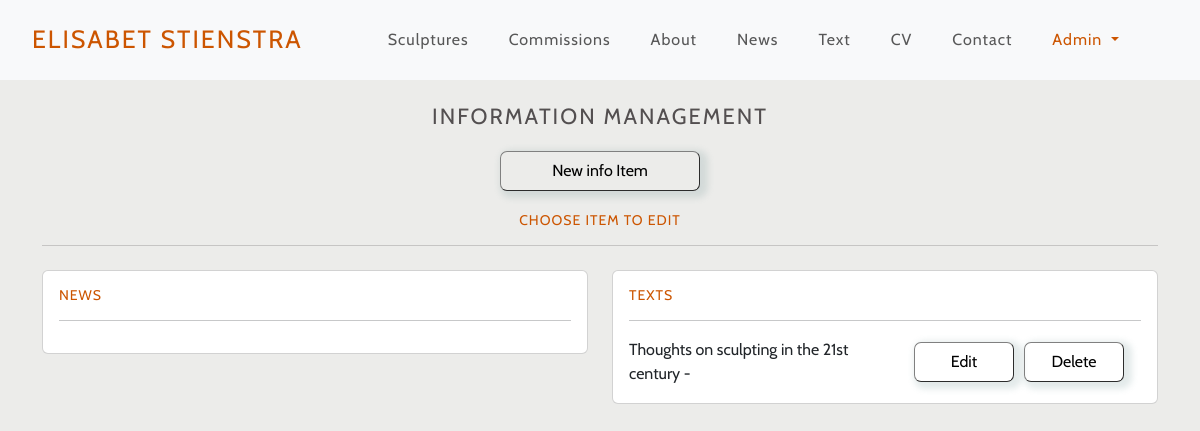
The app's page /info/info-management/ (signed in) with its own data.
### info/models.py (models this page shows, shortened)
class Category(models.Model):
    class Meta:
        verbose_name_plural = 'Categories'
    name = models.CharField(max_length=60)
    friendly_name = models.CharField(max_length=60)

class Info(models.Model):
    category = models.ForeignKey(
        Category,
        on_delete=models.PROTECT)
    title = models.CharField(max_length=254)
    date = models.DateField(verbose_name ='date, format dd-mm-yyyy')
    description = RichTextField()
    image = models.ImageField(null=True, blank=True)
    url = models.CharField(null=True, blank=True, max_length=700)
    hide = models.BooleanField(default=False)
    class Meta:
        ordering = ('-date', )

### info/views.py (the view)
# urls.py: path('info-management/', views.info_management,
@login_required
def info_management(request):
    if not request.user.is_superuser:
        sweetify.toast(request, 'Only an Admin can access this page', icon="error", timer=2000,
                            timerProgressBar=True)
        return redirect(reverse('about'))
    category = Category.objects.all()
    items = Info.objects.all()
    context = {
        'category': category,
        'items': items,
    }
    return render(request, "info/info_management.html", context)

### info/templates/info/info_management.html
{% extends "base.html" %}
{% load static %}
{% block content %}
<h1 class="pt-4 pb-2">Information Management</h1>
<section class="text-center">
    <a href="{% url 'add_info' %}"><button class="button-xl">New info Item</button></a>
</section>
<section>
    <div class="container container-fluid">
        <h2 class="pt-3">Choose item to edit</h2>
        <hr>
        <div class="row">
            {% for c in category %}
            <div class="col-12 col-lg-6 my-2">
                <div class="card">
                    <div class="card-body">
                        <h3>{{ c.friendly_name }}</h3>
                        <hr>
                        <div>
                            {% for i in items %}
                                {% if i.category == c %}
                                <div class="row {% if i.hide %} hidden {% endif %}">
                                    <div class="col-6 m-auto">
                                        <a href="{% url 'edit_info' i.id %}"><p>{{ i.title }} - {{ i.date |date:"Y" }}</p></a>
                                    </div>
                                    <div class="col text-center g-0">
                                        <a href="{% url 'edit_info' i.id %}"><button>Edit</button></a><a data-bs-toggle="modal" data-bs-target="#modal-delete" data-bs-link="{% url 'delete_info' i.id %}"><button>Delete</button></a>
                                    </div>
                                </div>
                                {% endif %}
                          {% endfor %}
                        </div>
                    </div>
                </div>
            </div>
            {% endfor %}
        </div>
    </div>
</section>
{% endblock %}

### static/css/base.css (style rules this page uses)
body { font-family: 'Cabin', sans-serif; background-color: #ECECEA; color: #534F50; overflow-x: hidden; }
h1 { font-weight: 100; font-size: 16px; text-transform: uppercase; letter-spacing: 1px; text-align: center; }
h2 { font-weight: 100; font-size: 14px; text-transform: uppercase; letter-spacing: 1px; color: #CC5500; text-align: center; }
h3 { font-weight: 100; font-size: 14px; text-transform: uppercase; letter-spacing: 1px; text-align: start; color: #CC5500; }
p { margin-top: auto; margin-bottom: auto; text-align: left; }
button { color: black; background-color: transparent; width: 60px; height: 40px; margin: 5px; text-decoration: none; box-shadow: 4px 3px 6px 4px rgba(117,151,152, .2); border-width: 1px; border-radius: 7px; border-color: gray; }
.button-xl { width: 200px; }
a { text-decoration: none; color: inherit; }
@media only screen and (min-width: 600px) { button { width: 80px; } }
@media only screen and (min-width: 992px) { h1 { font-size: 22px; letter-spacing: 2px; } }
@media only screen and (min-width: 1200px) { button { width: 100px; } }

### records on screen
Category: friendly_name "NEWS"
Category: friendly_name "TEXTS"
Info: title "Thoughts on sculpting in the 21st century"
